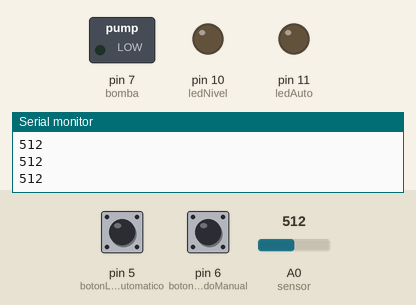
Recording of a sketch running on a simulated Arduino Uno, built with avr-gcc and run on an emulated ATmega328P. On the bench: switched loads named in the sketch (green lamp = pin HIGH), output pins drawn as LEDs (lit = HIGH), the last lines printed to the serial monitor. Dashed ring = blinking. Inputs (shaded band) come from the test bench; at power-on: A0 (sensor) = 512, pin 5 (botonLlenadoAutomatico) LOW, pin 6 (botonLlenadoManual) LOW.

Above: at 1.3 s.
1.4 s: A0 (sensor) set to 392
2.9 s: A0 (sensor) set to 367
At 3.3 s:
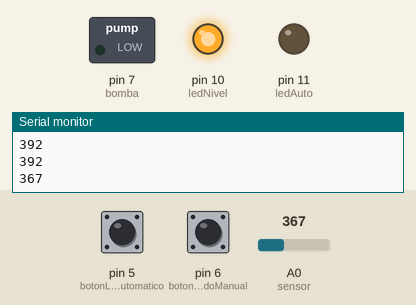
4.5 s: pin 5 (botonLlenadoAutomatico) pulled HIGH for 3.2 s
At 8.0 s:
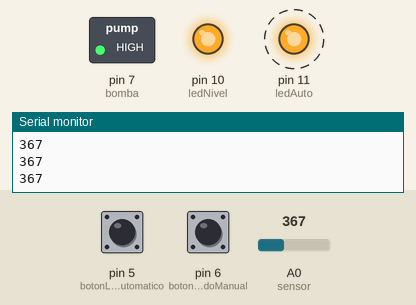
9.2 s: A0 (sensor) set to 390
At 10.7 s:
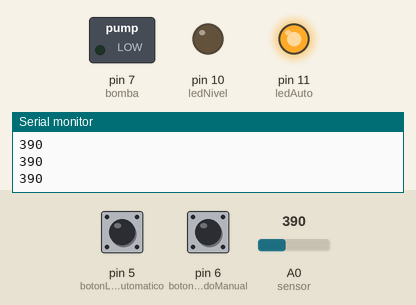
11.0 s: pin 6 (botonLlenadoManual) pulled HIGH for 0.6 s
At 11.8 s:
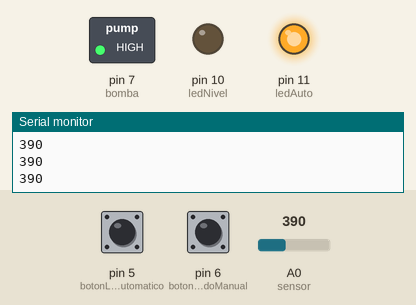
13.5 s: pin 6 (botonLlenadoManual) pulled HIGH for 3.2 s
At 17.9 s:
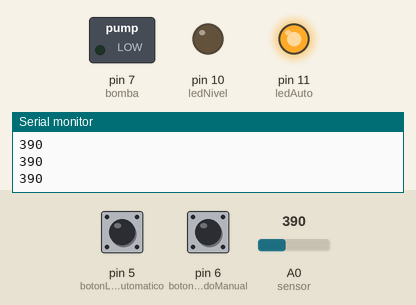
Timing chart, 0 to 19.4 s (numbered marks = the images above; inputs shaded):
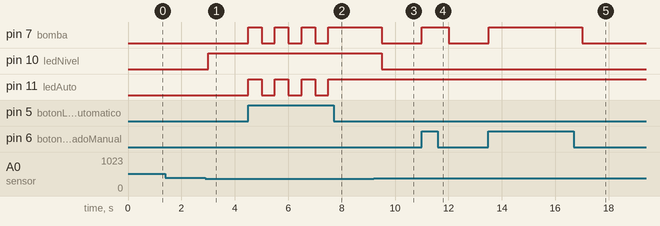

Measured:
- the behaviour switches between 380 and 379 on A0 (sensor) (found by bisection; images 0 and 1)
- after the input at 2.9 s, pin 10 (ledNivel): LOW → HIGH after 0.10 s
- after the input at 4.5 s, pin 7 (bomba), pin 11 (ledAuto): alternates HIGH for 0.50 s and LOW for 0.50 s, 7 changes in all, then stays HIGH, starting at once
- after the input at 9.2 s, pin 7 (bomba), pin 10 (ledNivel): HIGH → LOW after 0.31 s
- after the input at 11.0 s, pin 7 (bomba): LOW → HIGH at once, → LOW 1.0 s later
- after the input at 13.5 s, pin 7 (bomba): LOW → HIGH at once, → LOW 3.5 s later

The sketch:

llevadoRecipiente.ino
```cpp
const int ledNivel = 10 ;
const int ledAuto = 11 ;
const int botonLlenadoManual = 6;
const int botonLlenadoAutomatico = 5;
const int bomba = 7;
const int sensor = 0;
const int limite = 380; // ajustar según convenga al caso

int encendido = 0;

void setup()
{
	// iniciamos la comunicación serie con la placa
	Serial.begin(9600);
	// se inicializan los diferentes pines que utilizamos
	pinMode( ledNivel, OUTPUT) ;
	pinMode( ledAuto, OUTPUT) ;
	pinMode( botonLlenadoManual  , INPUT) ;
	pinMode( botonLlenadoAutomatico  , INPUT) ;
	pinMode(bomba, OUTPUT);
}

void loop()
{
	int valorSensor = analogRead(sensor); // obtenemos la medida del sensor
	Serial.println(valorSensor);
	// verificamos la lectura con respecto a límite y manejamos el led en función de eso
	if(valorSensor < limite){
		digitalWrite( ledNivel, HIGH);
	}else{
		digitalWrite( ledNivel, LOW) ;
	}

	// si estamos pulsando el botón de llenado manual, activamos la bomba
	if(digitalRead(botonLlenadoManual) == HIGH){
		digitalWrite( bomba, HIGH) ;
    	}else{
		digitalWrite( bomba, LOW) ;

	// conmutamos el modo automático si el botón está pulsado
	if(digitalRead(botonLlenadoAutomatico) == HIGH){
		encendido = !encendido;
	}

	// en función de si está o no activado el modo automático, encendemos el led indicador de dicho modo
	digitalWrite( ledAuto, encendido) ;

	// si estamos en el modo automático y no superamos el límite, seguimos activando la bomba
	// si no está en modo automático, apagamos la bomba
	if(encendido == 1){
		if(valorSensor < limite){
			digitalWrite( bomba, HIGH) ;
		}else{
			digitalWrite( bomba, LOW) ;
		}
	}else{
		digitalWrite( bomba, LOW) ;
	}
    }

    delay(500); // hacemos una espera hasta el siguiente ciclo
}
```
